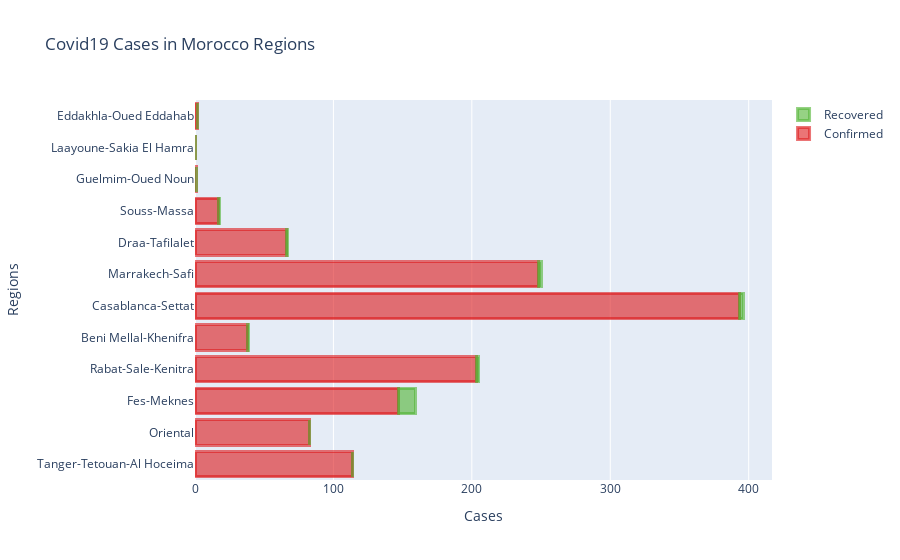

Write notebook code for a chart like this one.
### Code cell
fig = go.Figure()
fig.add_trace(go.Bar(
    y=by_regions['Region'],
    x=by_regions['Confirmed'],
    name='Confirmed',
    orientation='h',
    marker=dict(
        color='rgba(222, 25, 27, 0.6)',
        line=dict(color='rgba(222, 25, 27, 0.6)', width=3)
    )
))
fig.add_trace(go.Bar(
    y=by_regions['Region'],
    x=by_regions['Recovered'],
    name='Recovered',
    orientation='h',
    marker=dict(
        color='rgba(80, 180, 50, 0.6)',
        line=dict(color='rgba(80, 180, 50, 0.6)', width=3)
    )
))

fig.update_layout(barmode='stack',
                  title='Covid19 Cases in Morocco Regions',
                   xaxis_title='Cases',
                   yaxis_title='Regions')
fig.show()

### Figure 1 — Plotly figure (JSON) as saved in the notebook; plotly's stock layout.template omitted (floating-point values rounded to 4 significant figures)
{"data": [{"marker": {"color": "rgba(222, 25, 27, 0.6)", "line": {"color": "rgba(222, 25, 27, 0.6)", "width": 3}}, "name": "Confirmed", "orientation": "h", "type": "bar", "x": [114, 83, 147, 203, 38, 393, 248, 66, 17, 1, 0, 2], "y": ["Tanger-Tetouan-Al Hoceima", "Oriental", "Fes-Meknes", "Rabat-Sale-Kenitra", "Beni Mellal-Khenifra", "Casablanca-Settat", "Marrakech-Safi", "Draa-Tafilalet", "Souss-Massa", "Guelmim-Oued Noun", "Laayoune-Sakia El Hamra", "Eddakhla-Oued Eddahab"]}, {"marker": {"color": "rgba(80, 180, 50, 0.6)", "line": {"color": "rgba(80, 180, 50, 0.6)", "width": 3}}, "name": "Recovered", "orientation": "h", "type": "bar", "x": [0, 0, 12, 2, 1, 3, 2, 1, 1, 0, 0, 0], "y": ["Tanger-Tetouan-Al Hoceima", "Oriental", "Fes-Meknes", "Rabat-Sale-Kenitra", "Beni Mellal-Khenifra", "Casablanca-Settat", "Marrakech-Safi", "Draa-Tafilalet", "Souss-Massa", "Guelmim-Oued Noun", "Laayoune-Sakia El Hamra", "Eddakhla-Oued Eddahab"]}], "layout": {"barmode": "stack", "title": {"text": "Covid19 Cases in Morocco Regions"}, "xaxis": {"title": {"text": "Cases"}}, "yaxis": {"title": {"text": "Regions"}}}}
